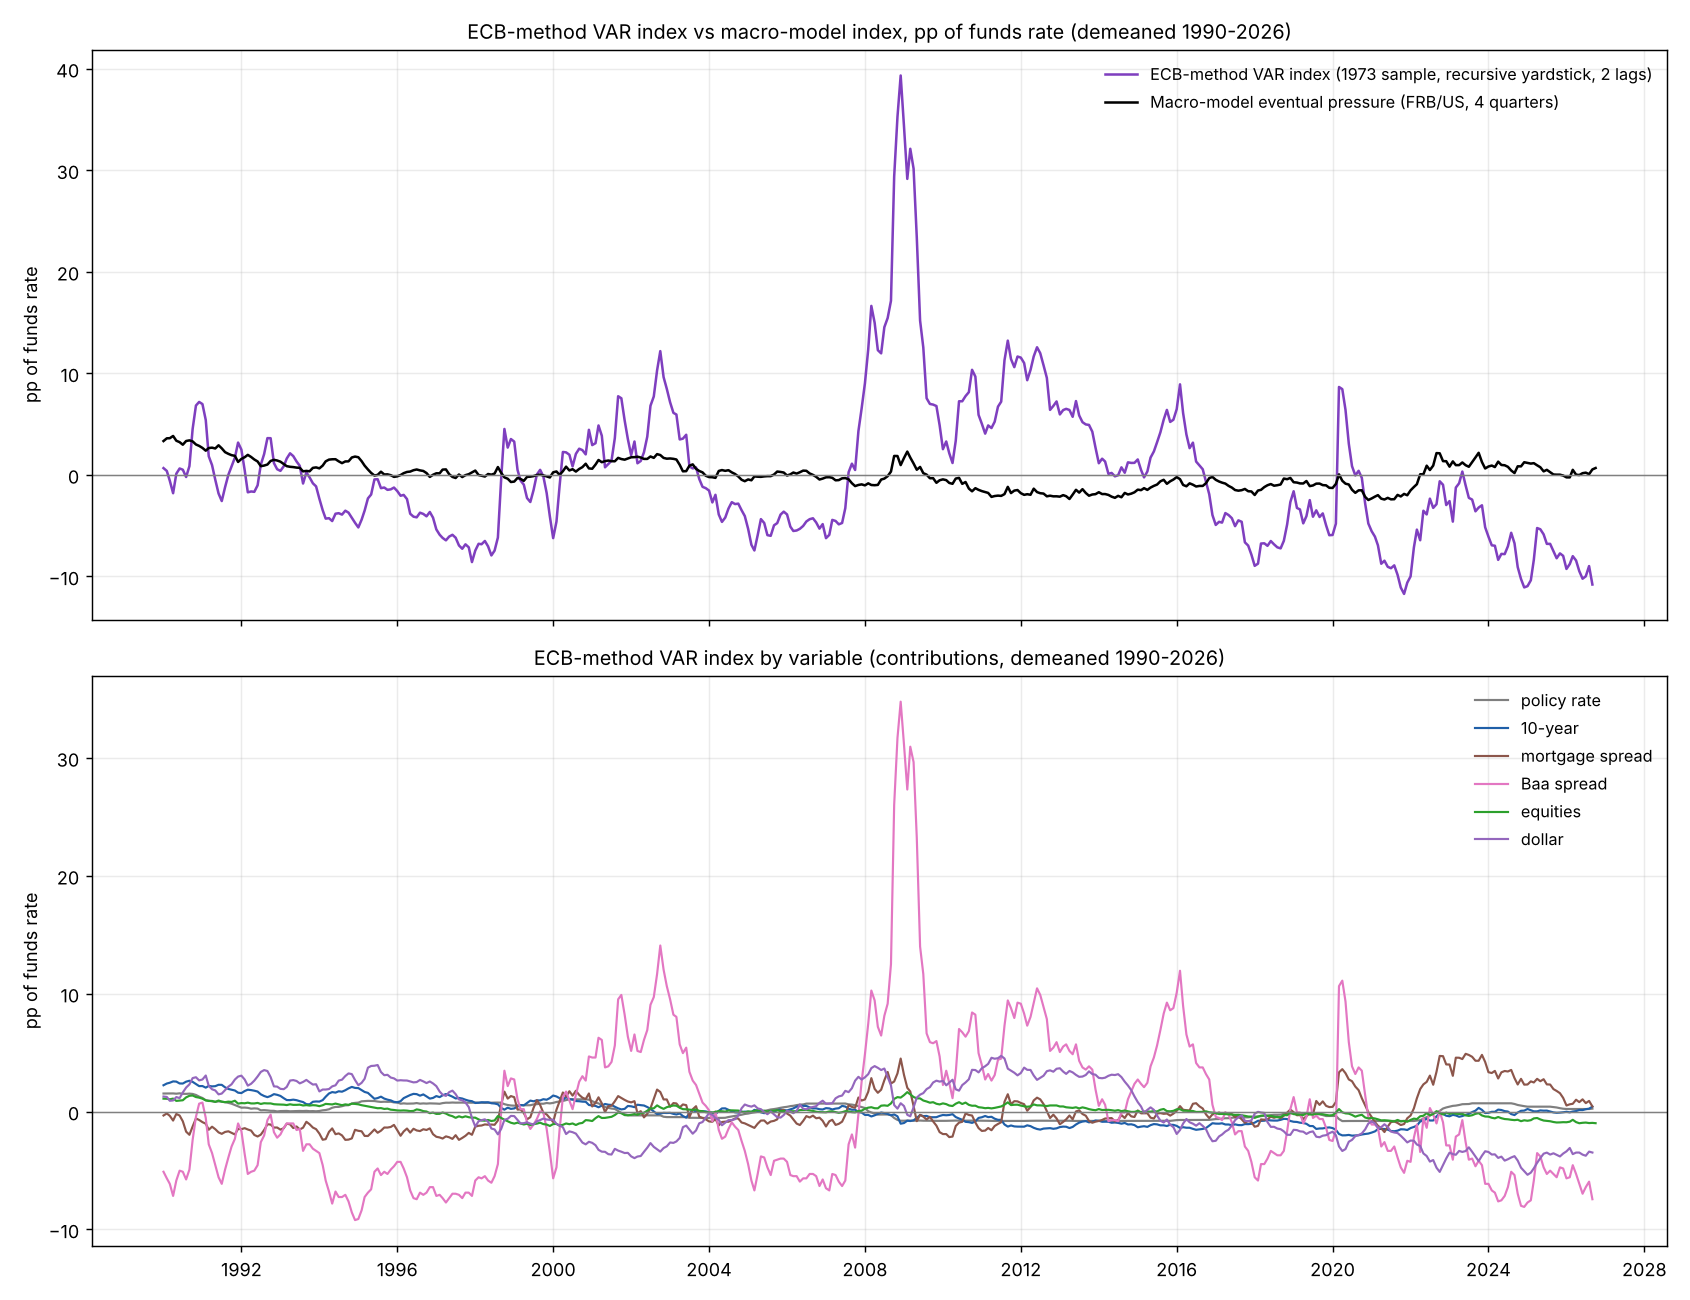

Python code for this plot:
"""
Option 3 (answer 44): the ECB-method index from the 1973 recursive VAR (mf_var_us_long.py; 6 variables, BIC 2 lags; 6 lags as a check), in funds-rate pp,
compared with the project's indexes. Each index demeaned over 1990-2026 for the comparison (the VAR index was demeaned over 1973-2025 for estimation).
Reports: weights; contributions by variable (sd and latest); correlations (levels, 12-month changes) with the macro-model eventual-pressure index (EP_4, EP_4+HP),
current pressure (CP_4), market index (MKT), GS, ANFCI; FCI-G against levels and 12-month changes; proxy funds rate (12-month changes from 2009);
same-month and later responses to NS surprises (monthly LP) of the index and of its gap to EP_4; the yardstick against the long-sample LP (lp_weights/E7).
Usage: python experimental/fci_compare/mf_var_long_compare.py
Outputs: mf_var_long_compare.png
"""
import os, sys
import numpy as np, pandas as pd

HERE = os.path.dirname(os.path.abspath(__file__))
ROOT = os.path.dirname(os.path.dirname(HERE))
sys.path.insert(0, HERE)
sys.path.insert(0, os.path.join(ROOT, "experimental", "lp_weights"))
import mf_var_us_long as LL
import lp_explore as L


def rd(path):
    d = pd.read_csv(path, index_col=0); d.index = pd.PeriodIndex(d.index, freq="M"); return d


def main():
    W = pd.read_csv(os.path.join(HERE, "mf_var_us_long.csv"))
    W = W[W["sample"] == "1973, 6 variables"]
    pd.set_option("display.width", 220)
    print("weights (pp of funds rate per unit):")
    print(W.pivot(index="variable", columns="lags", values="weight").round(4).to_string())
    print("yardstick: unemployment gap at month 12:", W.groupby("lags").yardstick_u_m12.first().round(3).to_dict(), "(output = -2 x)")
    F = LL.financial()
    cols = ["policy rate", "10-year", "mortgage spread", "Baa spread", "equities", "dollar"]
    Z = F[cols].loc["1973-01":"2025-12"]
    Z = Z - Z.drop(index=[t for t in Z.index if t.year == 2020]).mean()
    Zx = F[cols].loc["1973-01":] - (F[cols].loc["1973-01":"2025-12"].drop(index=[t for t in Z.index if t.year == 2020]).mean())
    out = {}
    for p in (2, 6):
        w = W[W.lags == p].set_index("variable").weight
        C = Zx[cols] * w
        out[p] = C
        print(f"\np={p}: contributions, sd since 1990 / latest (pp): " + ", ".join(f"{c} {C[c].loc['1990-01':].std():.2f} / {C[c].dropna().iloc[-1]:+.2f}" for c in cols)
              + f";  total sd {C.sum(axis=1).loc['1990-01':].std():.2f}, latest {C.sum(axis=1).dropna().iloc[-1]:+.2f} ({C.dropna().index[-1]})")
    mm = rd(os.path.join(ROOT, "experimental", "ms_fci", "macro_model_v3_monthly.csv"))
    tr = rd(os.path.join(HERE, "transmission_v3_monthly.csv"))
    f1 = pd.read_csv(os.path.join(ROOT, "raw", "fed_monthly_1yr.csv"), parse_dates=["date"]).set_index("date").iloc[:, 0]; f1.index = f1.index.to_period("M")
    f3 = pd.read_csv(os.path.join(ROOT, "raw", "fed_monthly_3yr.csv"), parse_dates=["date"]).set_index("date").iloc[:, 0]; f3.index = f3.index.to_period("M")
    prox = pd.read_excel(os.path.join(ROOT, "raw", "proxy-funds-rate-data.xlsx"), sheet_name="Weekly", skiprows=1, names=["date", "ffr", "proxy"])
    prox["date"] = pd.to_datetime(prox.date); prox = prox.set_index("date").proxy.resample("ME").last(); prox.index = prox.index.to_period("M")
    S = pd.DataFrame({"MF-VAR (p=2)": out[2].sum(axis=1, min_count=6), "MF-VAR (p=6)": out[6].sum(axis=1, min_count=6), "EP_4": mm["EP_4"], "EP_4+HP": mm["EP_4+HP"], "CP_4": mm["CP_4"],
                      "MKT": tr["MKT"], "GS": tr["GS"], "ANFCI": tr["ANFCI"], "FCI-G 1yr": f1 / 0.4525, "FCI-G 3yr": f3 / 0.4525, "PROXY": prox}).loc["1990-01":"2026-10"]
    for c in ("MF-VAR (p=2)", "MF-VAR (p=6)"):
        S[c] = S[c] - S[c].mean()
    m = "MF-VAR (p=2)"
    print("\ncorrelations of the MF-VAR index (p=2) [p=6 in brackets]: levels | 12-month changes")
    for c in ("EP_4", "EP_4+HP", "CP_4", "MKT", "GS", "ANFCI"):
        a = S[[m, c]].dropna(); b = S[["MF-VAR (p=6)", c]].dropna()
        print(f"  {c:8s} {a.corr().iloc[0, 1]:+.2f} [{b.corr().iloc[0, 1]:+.2f}] | {a.diff(12).corr().iloc[0, 1]:+.2f} [{b.diff(12).corr().iloc[0, 1]:+.2f}]")
    for f in ("FCI-G 1yr", "FCI-G 3yr"):
        a = S[[f, m]].dropna(); b = pd.concat([S[f], S[m].diff(12)], axis=1).dropna()
        print(f"  {f}: with MF-VAR level {a.corr().iloc[0, 1]:+.2f}, with its 12-month change {b.corr().iloc[0, 1]:+.2f}")
    print(f"  proxy funds rate, 12-month changes from 2009: {S[['PROXY', m]].loc['2009-01':].diff(12).corr().iloc[0, 1]:+.2f}")
    print(f"  sd since 1990: MF-VAR {S[m].std():.2f}, EP_4 {S['EP_4'].std():.2f}; latest MF-VAR {S[m].dropna().iloc[-1]:+.2f}, EP_4 {S['EP_4'].dropna().iloc[-1]:+.2f}")
    # policy surprises
    Ssur, _, _ = L.surprises()
    print("\nresponses to a 1-unit NS surprise (monthly LP; MF-VAR and EP_4 in funds-rate pp):")
    for nm_, y in (("MF-VAR (p=2)", S[m]), ("EP_4", S["EP_4"]), ("MF-VAR minus EP_4", S[m] - S["EP_4"])):
        o = [L.lp(y, Ssur["ns"], h) for h in (0, 3, 6, 12, 24)]
        print(f"  {nm_:18s} " + "  ".join(f"h={h}: {b:+.2f} ({se:.2f})" for h, (b, se) in zip((0, 3, 6, 12, 24), o)))
    import matplotlib
    matplotlib.use("Agg")
    import matplotlib.pyplot as plt
    fig, axes = plt.subplots(2, 1, figsize=(13, 10), sharex=True)
    t = S.index.to_timestamp()
    axes[0].plot(t, S[m], color="#7f3fbf", lw=1.4, label="ECB-method VAR index (1973 sample, recursive yardstick, 2 lags)")
    axes[0].plot(t, S["EP_4"], color="black", lw=1.4, label="Macro-model eventual pressure (FRB/US, 4 quarters)")
    axes[0].set_title("ECB-method VAR index vs macro-model index, pp of funds rate (demeaned 1990-2026)", fontsize=11)
    C = out[2].loc["1990-01":]
    for c, col in zip(cols, ("#7f7f7f", "#1f5fa8", "#8c564b", "#e377c2", "#2ca02c", "#9467bd")):
        axes[1].plot(C.index.to_timestamp(), C[c] - C[c].mean(), color=col, lw=1.2, label=c)
    axes[1].set_title("ECB-method VAR index by variable (contributions, demeaned 1990-2026)", fontsize=11)
    for ax in axes:
        ax.axhline(0, color="gray", lw=0.8); ax.grid(alpha=0.25); ax.legend(loc="upper right", fontsize=9, frameon=False); ax.set_ylabel("pp of funds rate")
    fig.tight_layout(); fig.savefig(os.path.join(HERE, "mf_var_long_compare.png"), dpi=130)


if __name__ == "__main__":
    main()
